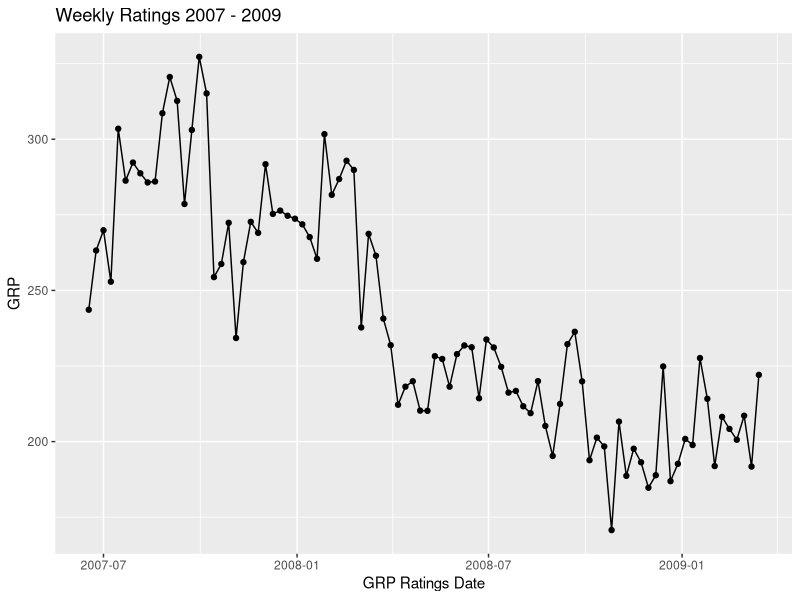
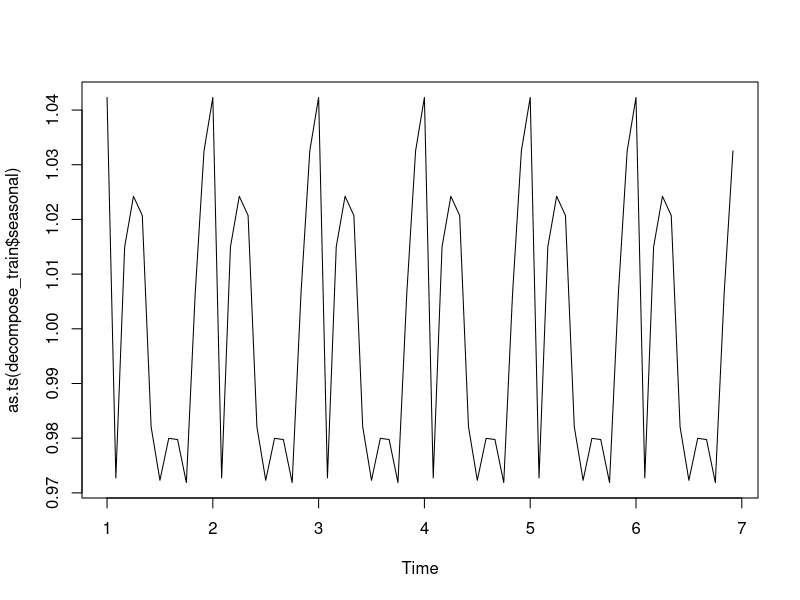
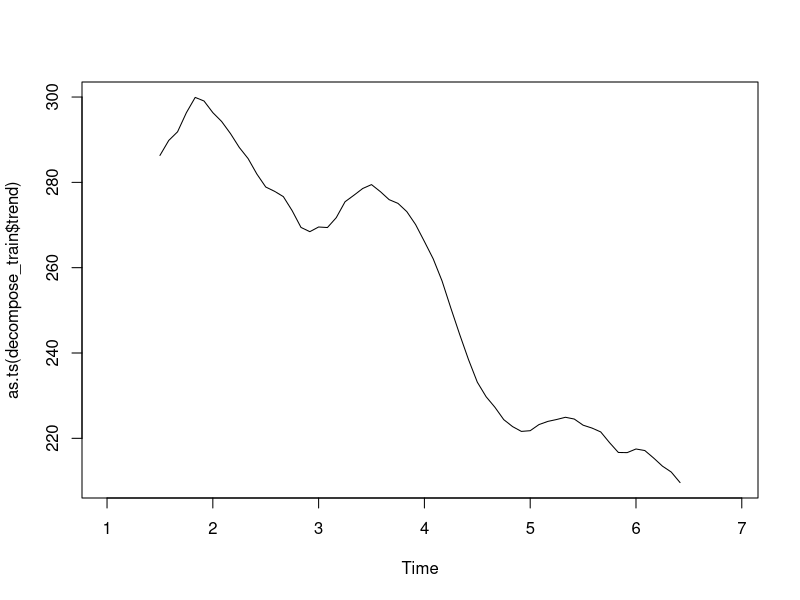
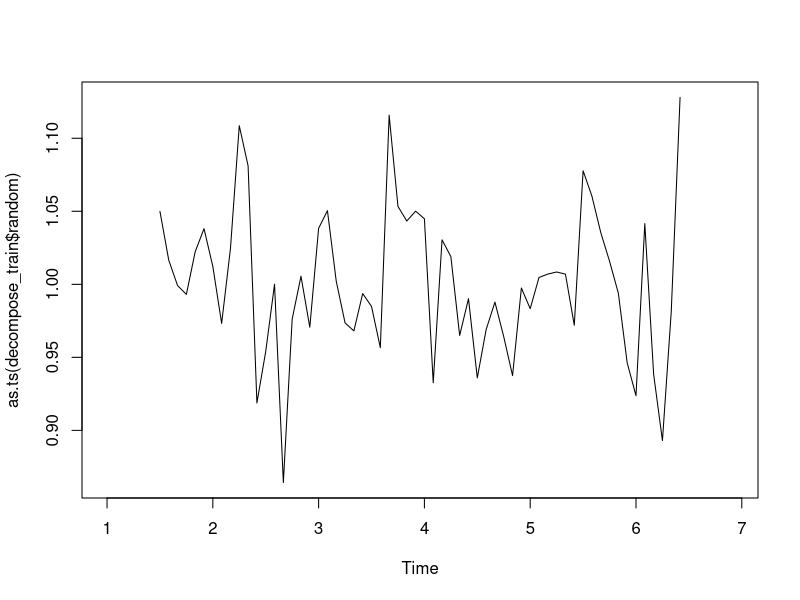
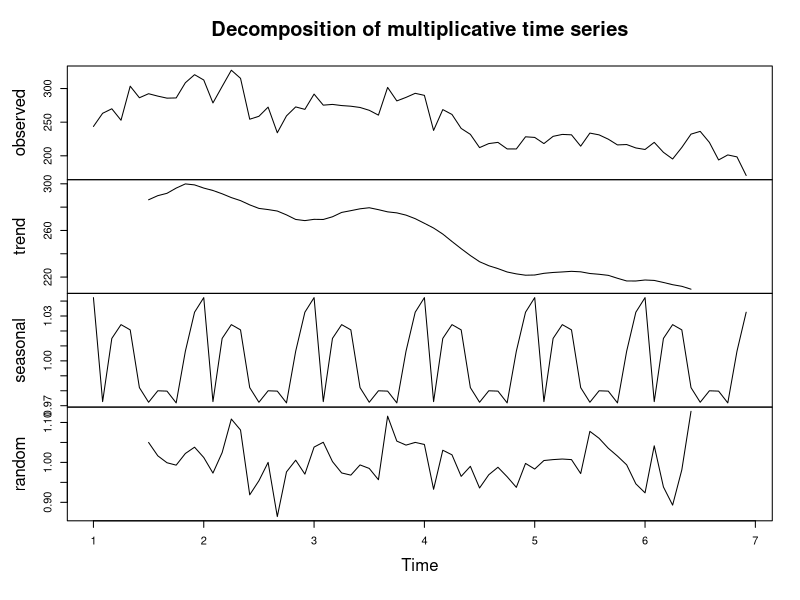

R code for these plots, in order:
library(ggplot2) 
library(forecast)

# Read CSV into R
setwd("/Users/davidleonardi/Projects/Indian_TV_Time_Series")
curDir <- getwd()

df <- read.csv(file="./data/ActualRatings_weeklyGRP.csv", header=TRUE, sep=",", stringsAsFactors=FALSE)

df$GRPRatingsDate <- as.Date(sapply(df$GRPRatingsDate, function(x) strsplit(x, " ")[[1]][1]), "%d-%B-%Y")

ggplot(data=df, aes(x=GRPRatingsDate, y=GRP)) +
  geom_line()+
  geom_point()+
  labs(title="Weekly Ratings 2007 - 2009", y="GRP", x="GRP Ratings Date")

df_train <- df[which(df$GRPRatingsDate <= "2008-10-26"),]
df_test <- df[which(df$GRPRatingsDate > "2008-10-26"),]

head(df_train, 5)
head(df_test, 5)

timeseries_train = df_train$GRP

ts_train = ts(timeseries_train, frequency = 12)
decompose_train = decompose(ts_train, "multiplicative")

plot(as.ts(decompose_train$seasonal))
plot(as.ts(decompose_train$trend))
plot(as.ts(decompose_train$random))
plot(decompose_train)
